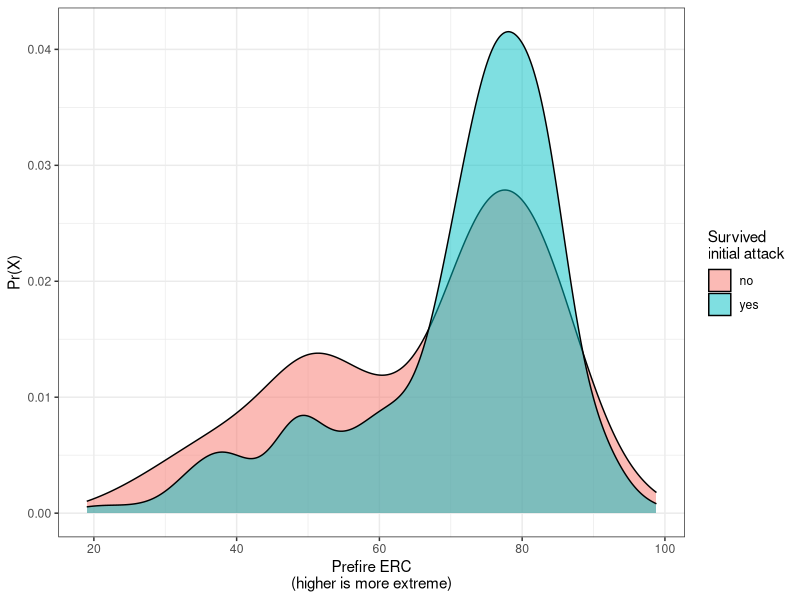
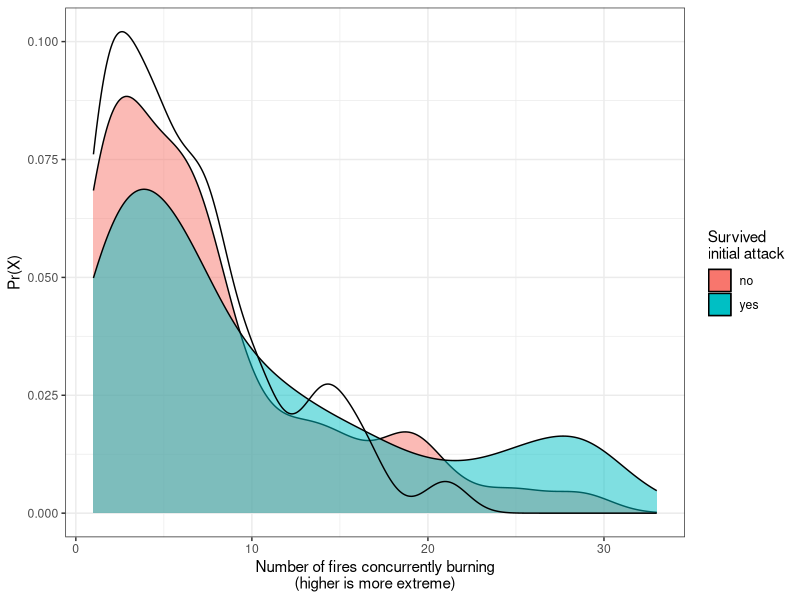
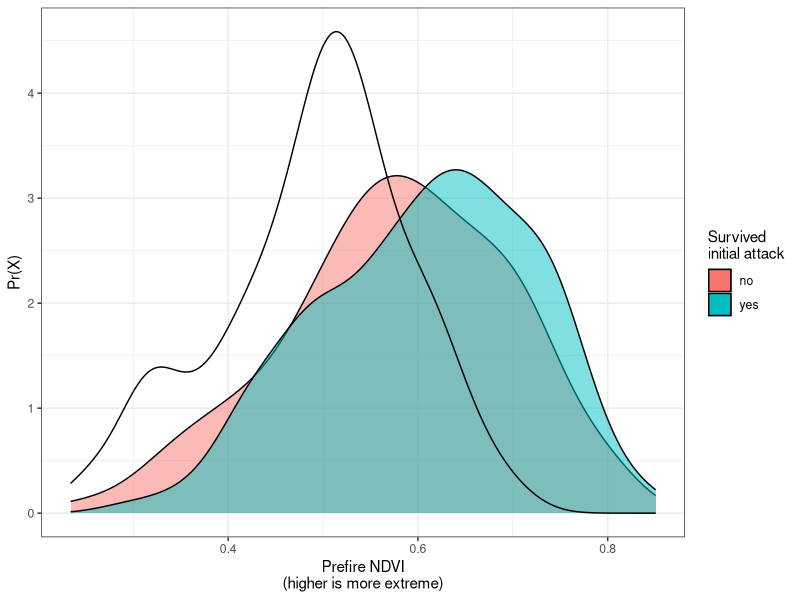
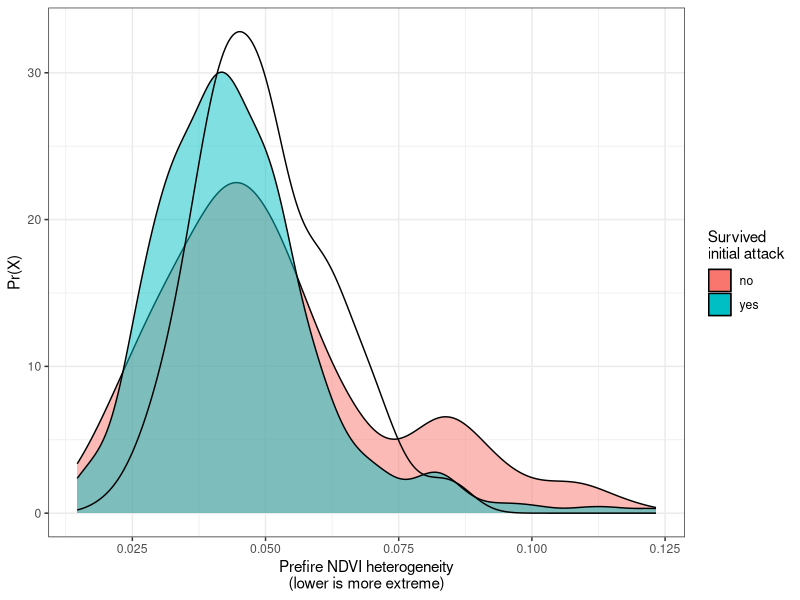
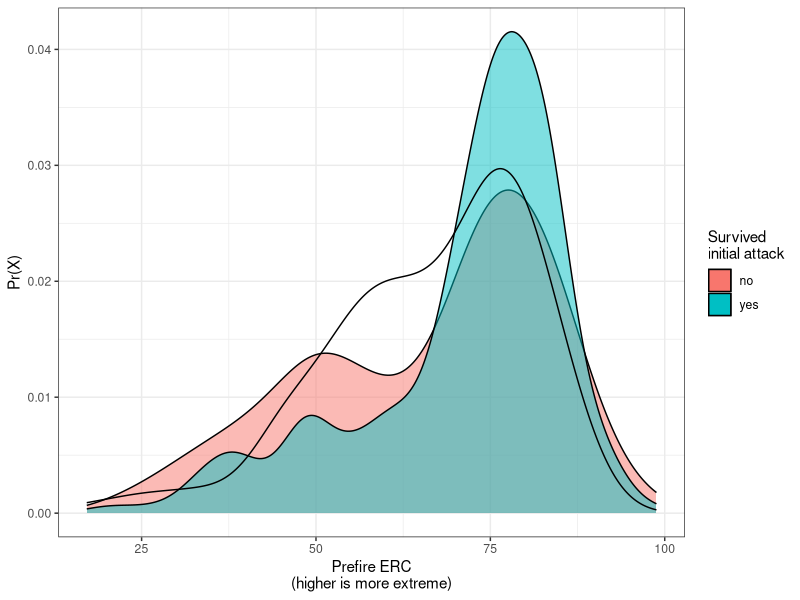
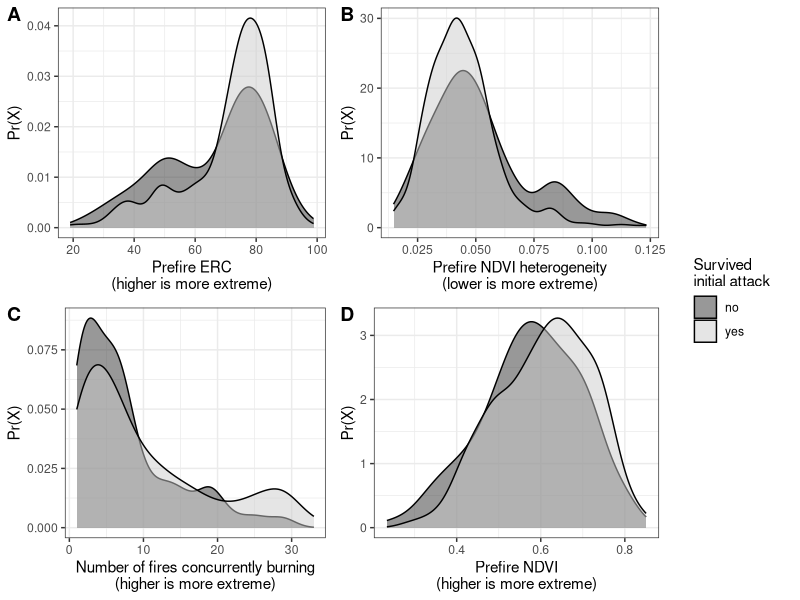
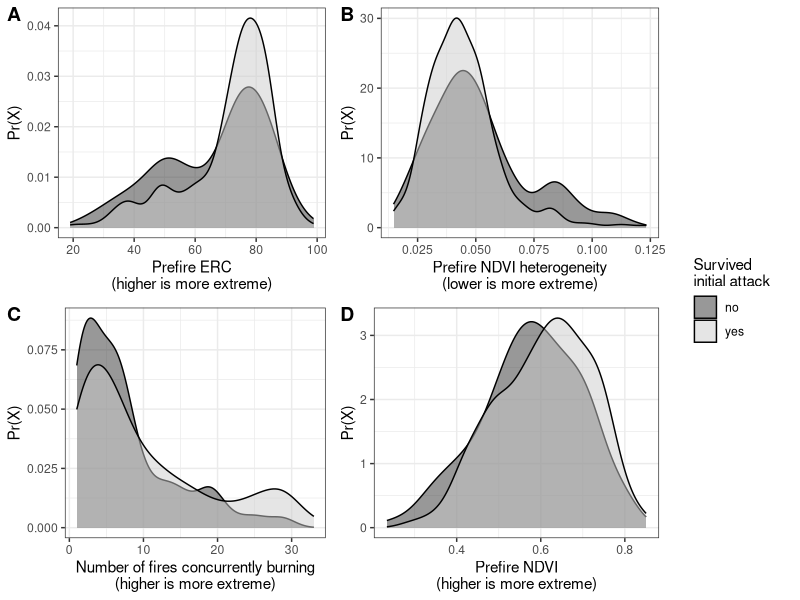
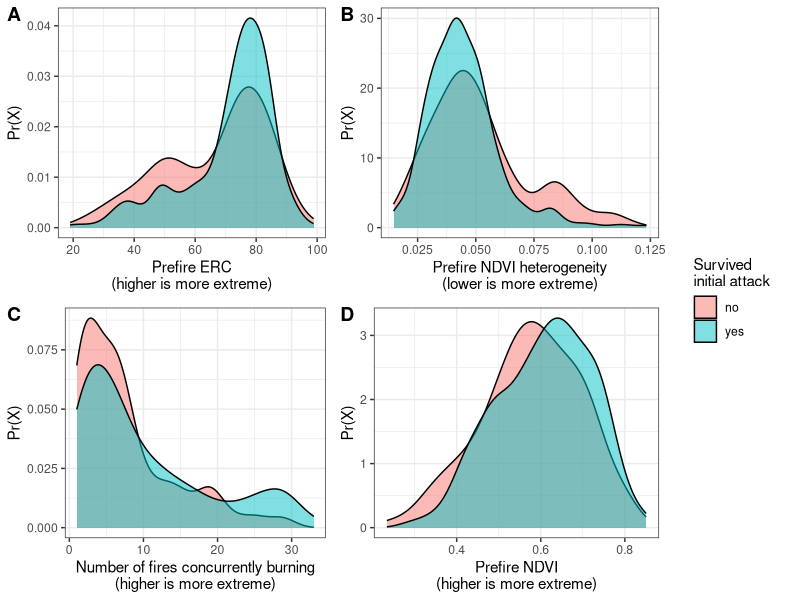

The R script that drew these images, in order:
# Load libraries
library(tidyverse)
library(sf)
library(cowplot)

fires <- read_csv("data/data_output/merged-data-and-derived-variables.csv")

ia <-
  fires %>% 
  dplyr::filter(objective == "suppression") %>% 
  dplyr::filter(prop_ypmc > 0.5)


selection_on_concurrent_fires <-
  ggplot(ia %>% dplyr::mutate(survived_ia = ifelse(survived_ia == 1, yes = "yes", no = "no")), aes(x = simultaneous_fires, fill = survived_ia)) +
  geom_density(alpha = 0.5) +
  # geom_histogram(alpha = 0.5, bins = 100) +
  labs(x = "Number of fires concurrently burning\n(higher is more extreme)",
       y = "Pr(X)",
       fill = "Survived\ninitial attack") +
  theme_bw()

selection_on_prefire_ndvi <-
  ggplot(ia %>% dplyr::mutate(survived_ia = ifelse(survived_ia == 1, yes = "yes", no = "no")), aes(x = prefire_ndvi, fill = survived_ia)) +
  geom_density(alpha = 0.5) +
  # geom_histogram(alpha = 0.5, bins = 100) +
  labs(x = "Prefire NDVI\n(higher is more extreme)",
       y = "Pr(X)",
       fill = "Survived\ninitial attack") +
  theme_bw()

selection_on_fuel_heterogeneity <-
  ggplot(ia %>% dplyr::mutate(survived_ia = ifelse(survived_ia == 1, yes = "yes", no = "no")), aes(x = nbhd_sd_ndvi_1, fill = survived_ia)) +
  geom_density(alpha = 0.5) +
  # geom_histogram(alpha = 0.5, bins = 100) +
  labs(x = "Prefire NDVI heterogeneity\n(lower is more extreme)",
       y = "Pr(X)",
       fill = "Survived\ninitial attack") +
  theme_bw()

selection_on_erc <-
  ggplot(ia %>% dplyr::mutate(survived_ia = ifelse(survived_ia == 1, yes = "yes", no = "no")), aes(x = prefire_erc, fill = survived_ia)) +
  geom_density(alpha = 0.5) +
  # geom_histogram(alpha = 0.5, bins = 100) +
  labs(x = "Prefire ERC\n(higher is more extreme)",
       y = "Pr(X)",
       fill = "Survived\ninitial attack") +
  theme_bw()

selection_on_erc

shared_legend = get_legend(selection_on_erc)
shared_legend_bw = get_legend(selection_on_erc + scale_fill_grey())

selection_on_concurrent_fires + geom_density(data = fires %>% filter(objective == "wfu"), aes(x = simultaneous_fires), inherit.aes = FALSE)
selection_on_prefire_ndvi + geom_density(data = fires %>% filter(objective == "wfu"), aes(x = prefire_ndvi), inherit.aes = FALSE)
selection_on_fuel_heterogeneity + geom_density(data = fires %>% filter(objective == "wfu"), aes(x = nbhd_sd_ndvi_1), inherit.aes = FALSE)
selection_on_erc + geom_density(data = fires %>% filter(objective == "wfu"), aes(x = prefire_erc), inherit.aes = FALSE)

panel_grid_bw <- plot_grid(selection_on_erc  + scale_fill_grey() + theme(legend.position = "none"),
                           selection_on_fuel_heterogeneity  + scale_fill_grey() + theme(legend.position = "none"),
                           selection_on_concurrent_fires  + scale_fill_grey() + theme(legend.position = "none"),
                           selection_on_prefire_ndvi  + scale_fill_grey() + theme(legend.position = "none"),
                           nrow = 2, ncol = 2,
                           labels = LETTERS[1:4])

selection_panel_plot_bw <- plot_grid(panel_grid_bw, shared_legend_bw, rel_widths = c(1, 0.2))
selection_panel_plot_bw

ggsave(plot = selection_panel_plot_bw, filename = "figures/selection-on-burning-conditions_bw.png")

panel_grid_color <- plot_grid(selection_on_erc + theme(legend.position = "none"),
                              selection_on_fuel_heterogeneity + theme(legend.position = "none"),
                              selection_on_concurrent_fires + theme(legend.position = "none"),
                              selection_on_prefire_ndvi + theme(legend.position = "none"),
                              nrow = 2, ncol = 2,
                              labels = LETTERS[1:4])

selection_panel_plot_color <- plot_grid(panel_grid_color, shared_legend, rel_widths = c(1, 0.2))

ggsave(plot = selection_panel_plot_color, filename = "figures/selection-on-burning-conditions.png")



# color figure; simpler model ---------------------------------------------

# No effect of simultaneous fires
selection_on_vs <-
  ggplot(ia %>% dplyr::mutate(survived_ia = ifelse(survived_ia == 1, yes = "yes", no = "no")), aes(x = earlyfire_vs, fill = survived_ia)) +
  geom_density(alpha = 0.5) +
  # geom_histogram(alpha = 0.5, bins = 100) +
  labs(x = "Early fire wind speed\n(higher is more extreme)",
       y = "Pr(X)",
       fill = "Survived\ninitial attack") +
  theme_bw()

panel_grid_color <- plot_grid(selection_on_erc + theme(legend.position = "none", axis.text.y = element_text(angle = 90, hjust = 0.5)),
                              selection_on_fuel_heterogeneity + theme(legend.position = "none", axis.text.y = element_text(angle = 90, hjust = 0.5)),
                              selection_on_vs + theme(legend.position = "none", axis.text.y = element_text(angle = 90, hjust = 0.5)),
                              selection_on_prefire_ndvi + theme(legend.position = "none", axis.text.y = element_text(angle = 90, hjust = 0.5)),
                              nrow = 2, ncol = 2,
                              labels = LETTERS[1:4])

selection_panel_plot_color <- plot_grid(panel_grid_color, shared_legend, rel_widths = c(1, 0.2))

ggsave(plot = selection_panel_plot_color, filename = "figures/selection-on-burning-conditions.png",
       width = 6, height = 5, units = "in")
